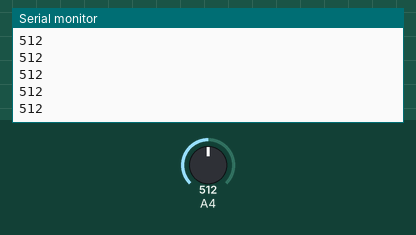
This sketch was run on a simulated Arduino Uno, built with avr-gcc and run on an emulated ATmega328P. Shown: the last lines printed to the serial monitor. Inputs (shaded band) come from the test bench; at power-on: A4 = 512.

Above: at 1.2 s.
1.3 s: A4 set to 716
At 1.32 s:
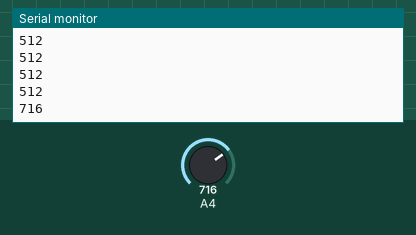
2.8 s: A4 set to 900
At 2.83 s:
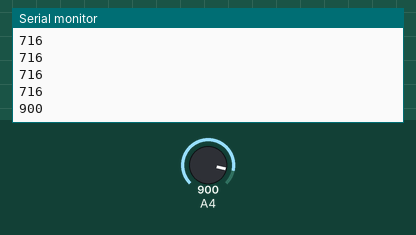
Timing chart, 0 to 5.8 s (numbered marks = the images above; inputs shaded):
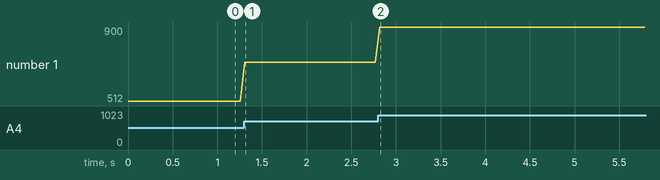

Measured:
- after the input at 1.3 s, the serial monitor: prints a new line at once (image 1)
- after the input at 2.8 s, the serial monitor: prints a new line at once (image 2)
- plotted number 1: 512 → 716 after the input at 1.3 s, 716 → 900 after the input at 2.8 s

The sketch:

Arduino.ino
```cpp
void setup() {
  // put your setup code here, to run once:
  Serial.begin(9600);
  pinMode(A4, INPUT);
}

void loop() {
  // put your main code here, to run repeatedly:
  Serial.println(analogRead(A4));
  delay(50);
}
```
